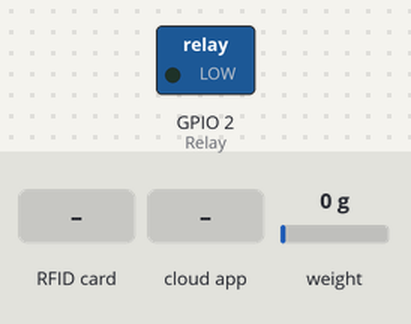
Simulated run of this sketch. Board: ESP32. Parts: switched loads named in the sketch (green lamp = pin HIGH). Wiring (inferred from the names in the program): 2 × IR receiver: data GPIO 4 / data GPIO 5. Inputs (shaded band) come from the test bench; at power-on: weight on the scale 0 g. WiFi joins after 1.5 s; servers stay silent unless stated; the Firebase database answers and starts empty; what the sketch prints to the serial monitor is not drawn.

Above: at 7.1 s.
7.2 s: RFID card 12 75 E2 34 held to the reader
At 8.3 s:
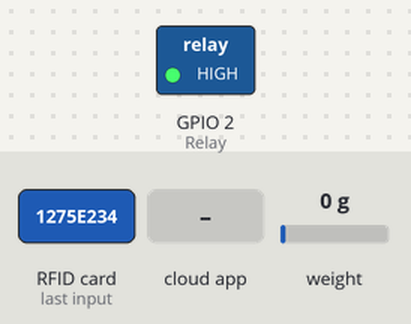
9.0 s: the phone or cloud app sets CartStatus to 0
At 10.3 s:
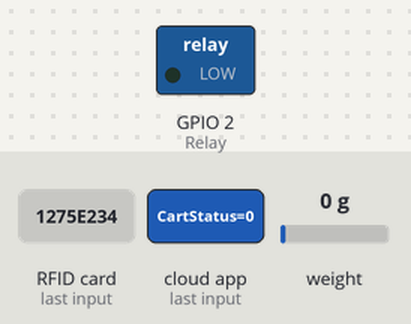
10.6 s: the phone or cloud app sets CartStatus to 1
At 11.5 s:
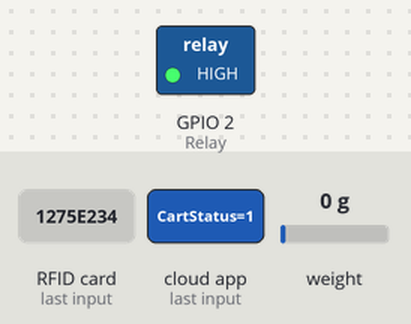
Timing chart, 0 to 13.6 s (numbered marks = the images above; inputs shaded):
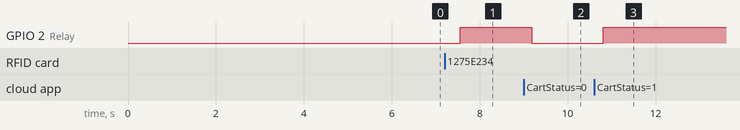

The sketch:

Complete_with_weight.ino
```cpp
#include <WiFi.h>
#include <FirebaseESP32.h>
#include <SPI.h>
#include <MFRC522.h>
#include <HX711_ADC.h>
#if defined(ESP8266)|| defined(ESP32) || defined(AVR)
#include <EEPROM.h>
#endif

#define WIFI_SSID "Test"
#define WIFI_PASSWORD "12345678"

#define API_KEY "M2GWhWMhbg2VPL0PHUDZZnkxNwfLc5zC0XBKz1Ew"
#define DATABASE_URL "i-cart-ce9ba-default-rtdb.firebaseio.com"

#define SS_PIN  21  /* Slave Select Pin */
#define RST_PIN 22  /* Reset Pin for RC522 */

#define FRONT_IR_PIN 4   // Pin connected to front IR sensor
#define BACK_IR_PIN 5    // Pin connected to back IR sensor

#define Relay   2   /* Pin D2 for LED */

FirebaseData fbdo;
FirebaseAuth auth;
FirebaseConfig config;

MFRC522 mfrc522(SS_PIN, RST_PIN);

int count = 0;
int lastCount = 0;
unsigned long lastDebounceTime = 0;
unsigned long debounceDelay = 3000;

//pins:
const int HX711_dout = 16; //mcu > HX711 dout pin
const int HX711_sck = 15; //mcu > HX711 sck pin

//HX711 constructor:
HX711_ADC LoadCell(HX711_dout, HX711_sck);

const int calVal_eepromAdress = 0;
unsigned long t = 0;


void setup() {
  Serial.begin(115200);
  delay(2000);

  WiFi.begin(WIFI_SSID, WIFI_PASSWORD);
  Serial.print("Connecting to Wi-Fi");
  while (WiFi.status() != WL_CONNECTED) {
    Serial.print(".");
    delay(300);
  }
  Serial.println();
  Serial.print("Connected with IP: ");
  Serial.println(WiFi.localIP());
  Serial.println();

  Serial.printf("Firebase Client v%s\n\n", FIREBASE_CLIENT_VERSION);

  config.api_key = API_KEY;
  config.database_url = DATABASE_URL;
  Firebase.begin(DATABASE_URL, API_KEY);
  Firebase.setDoubleDigits(5);

  pinMode(FRONT_IR_PIN, INPUT);
  pinMode(BACK_IR_PIN, INPUT);
  pinMode(Relay, OUTPUT);  /* LED Pin set as output */
  SPI.begin();            /* SPI communication initialized */
  mfrc522.PCD_Init();     /* RFID sensor initialized */

  Serial.println("Put your card to the reader...");
  Serial.println();

LoadCell.begin();
  //LoadCell.setReverseOutput(); //uncomment to turn a negative output value to positive
  float calibrationValue; // calibration value (see example file "Calibration.ino")
  calibrationValue = 817.45; // uncomment this if you want to set the calibration value in the sketch
#if defined(ESP8266)|| defined(ESP32)
  //EEPROM.begin(512); // uncomment this if you use ESP8266/ESP32 and want to fetch the calibration value from eeprom
#endif
  //EEPROM.get(calVal_eepromAdress, calibrationValue); // uncomment this if you want to fetch the calibration value from eeprom

  unsigned long stabilizingtime = 2000; // preciscion right after power-up can be improved by adding a few seconds of stabilizing time
  boolean _tare = true; //set this to false if you don't want tare to be performed in the next step
  LoadCell.start(stabilizingtime, _tare);
  if (LoadCell.getTareTimeoutFlag()) {
    while (1);
  }
  else {
    LoadCell.setCalFactor(calibrationValue); // set calibration value (float)
  }
}

void loop() {
  int frontIRState = digitalRead(FRONT_IR_PIN);
  int backIRState = digitalRead(BACK_IR_PIN);

  if (frontIRState == HIGH && backIRState == LOW && millis() - lastDebounceTime > debounceDelay) {
    count++;
    lastDebounceTime = millis();
  } else if (backIRState == HIGH && frontIRState == LOW && millis() - lastDebounceTime > debounceDelay) {
    count--;
    lastDebounceTime = millis();
  }

if (count != lastCount) {
    // Avoid sending negative values to the database
    int nonNegativeCount = count >= 0 ? count : 0;

    // Firebase data sending
    Firebase.setInt(fbdo, "/ItemCount", nonNegativeCount);
    delay(200); // Ensure some delay before accessing data
    Serial.printf("Count: %d\n", nonNegativeCount);

    lastCount = count;
}

  if (mfrc522.PICC_IsNewCardPresent() && mfrc522.PICC_ReadCardSerial()) {
    Serial.print("UID tag :");
    String content = "";
    for (byte i = 0; i < mfrc522.uid.size; i++) {
      Serial.print(mfrc522.uid.uidByte[i] < 0x10 ? " 0" : " ");
      Serial.print(mfrc522.uid.uidByte[i], HEX);
      content.concat(String(mfrc522.uid.uidByte[i] < 0x10 ? " 0" : " "));
      content.concat(String(mfrc522.uid.uidByte[i], HEX));
    }
    Serial.println();
    Serial.print("Message : ");
    content.toUpperCase();
    if (content.substring(1) == "12 75 E2 34") {
      Firebase.setInt(fbdo, "/Cart01", 1);
      Firebase.setInt(fbdo, "/CartStatus", 1);
      digitalWrite (Relay, HIGH);
    } else if (content.substring(1) == "73 D2 68 0F") {
      Firebase.setInt(fbdo, "/Cart02", 1);
      Firebase.setInt(fbdo, "/CartStatus", 1);
      digitalWrite (Relay, HIGH);
    } else {
      Firebase.setInt(fbdo, "/Cart01", 0);
      Firebase.setInt(fbdo, "/Cart02", 0);
    }
    Serial.println("RFID data sent to Firebase");
    Serial.println();

    delay(500);
  }

  // Check for user input via Firebase
  if (Firebase.getInt(fbdo, "/CartStatus")) {
    int controlValue = fbdo.to<int>();
    if (controlValue == 1) {
      // Turn on the LED
      digitalWrite(Relay, HIGH);
    } else if (controlValue == 0) {
      // Turn off the LED
      digitalWrite(Relay, LOW);
    }
  }

  // Load cell data sending to Firebase
if (LoadCell.update()) {
  float weight = LoadCell.getData();

  // Only send weight data if it's positive
  if (weight >= 0) {
    // Format weight with one decimal place
    char formattedWeight[10]; // Adjust size as needed
    snprintf(formattedWeight, sizeof(formattedWeight), "%.0f", weight);

    // Send formatted weight data to Firebase
    Firebase.setString(fbdo, "/TotalWeight", formattedWeight);

    // Print weight to serial monitor (optional, adjust interval)
    if (millis() - t >= 1000) {  // Print every second
      Serial.print("Load cell output value: ");
      Serial.println(formattedWeight);
      t = millis();
    }
  }
}
}
```

Measured:
- after the input at 7.2 s, GPIO 2 (Relay): LOW → HIGH after 0.36 s
- after the input at 9.0 s, GPIO 2 (Relay): HIGH → LOW after 0.19 s
- after the input at 10.6 s, GPIO 2 (Relay): LOW → HIGH after 0.21 s
